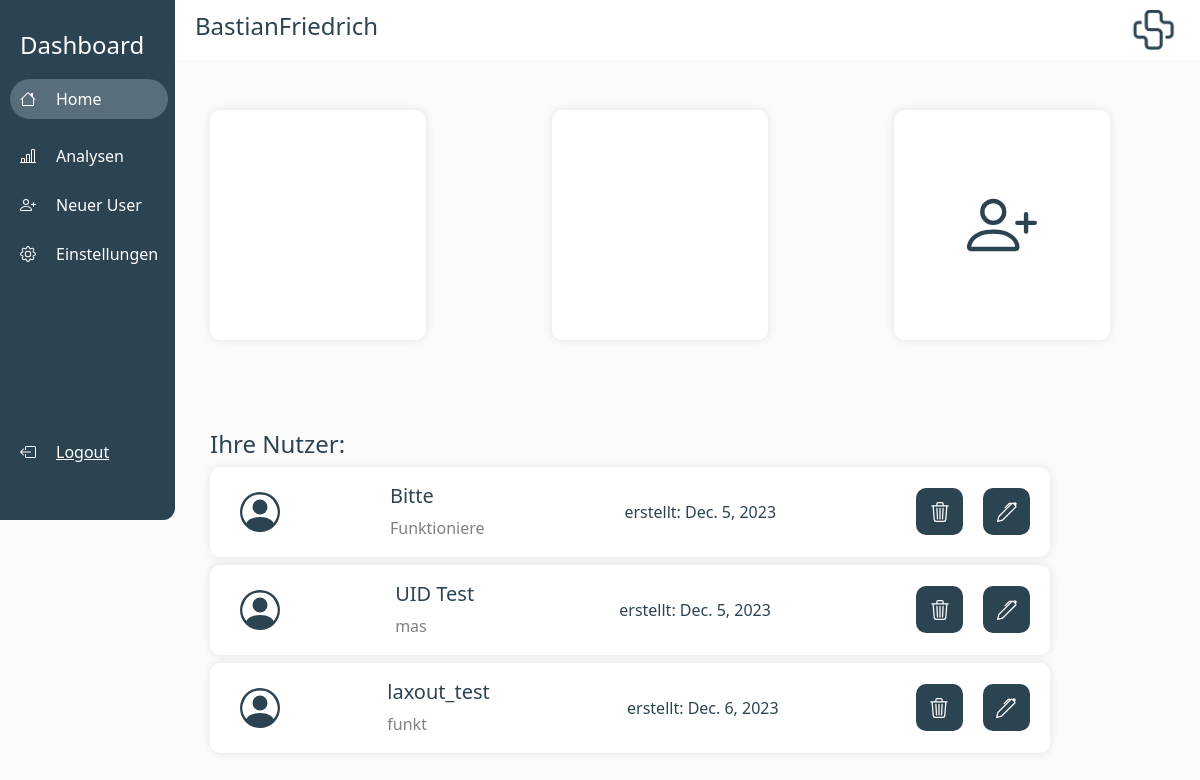
The app's page / (signed in) with its own data.
### laxout_app/models.py (models this page shows)
class Laxout_User(models.Model):
    laxout_user_name = models.CharField(max_length=200, default="")
    user_uid = models.CharField(max_length=80, default= random_string())
    access_code = models.CharField(max_length=1000, default= randomLoginCode(), blank=True, null=True)
    laxout_credits = models.IntegerField(default=0)
    creation_date = models.DateField(default= timezone.now())
    exercises = models.ManyToManyField(Laxout_Exercise)
    note = models.CharField(max_length=200, default="")
    created_by = models.ForeignKey(User, on_delete=models.CASCADE)

### laxout_app/views.py (the view)
# urls.py: 2. Add a URL to urlpatterns:  path('', views.home, name='home')
@login_required(login_url="login")
def home(request):
    users = Laxout_User.objects.all()
    user_list = []
    for user in users:
        if user.created_by == request.user:
            user_list.append(user)
    return render(
        request,
        "laxout_app/home.html",
        {"users": user_list},
    )

### laxout_app/templates/laxout_app/home.html (shortened to what this page needs)
{%extends 'laxout_app/main.html'%}
{%load crispy_forms_tags%}
{%block praxisname%}
{{user.username}}
{%endblock praxisname%}
{%block content%}
<body>
    <div class="row-basti" style="justify-content: space-between; padding-left: 30px; padding-right: 90px;">
        <div class="home-item"></div>
        <div class="home-item"></div>
        <div class="home-item" style="align-items: center; display: flex; justify-content: center;">
            <button style="background: none; border: none;" onclick="create_user()">
                <div>
                </div>
            </button>
        </div>
    </div>
    <div style=" padding-left: 30px; padding-right: 30px; padding-top: 60px; background:none; height: 600px;">
        <h4 style="color: rgb(44, 67, 81);">
            Ihre Nutzer:
        </h4>
        {% for user in users%}
        <div class="user-item" style="justify-items: center; justify-content: space-between;">
            <div style="padding-left: 30px; ">
            </div>
            <div style="padding-right: 30px;">
                <h5 style="color: rgb(44, 67, 81);">
                    {{user.laxout_user_name}}
                </h5>
                <div style="color: grey;">{{user.note}}</div>
            </div>
            <div style="padding-right: 30px;color: rgb(44, 67, 81);">
                erstellt: {{user.creation_date}}
            </div>
            <div style="flex-direction: row; display: flex;">
                <button class="delete-button"
                    style="display: flex; justify-items: center; justify-content: center; align-items: center; width: 70; font-size: 16px;"
                    onclick="delete_user('{{user.id}}')">
                </button>
                <button class="delete-button"
                    style="display: flex; justify-items: center; justify-content: center; align-items: center; width: 70; font-size: 16px;"
                    onclick="edit_user('{{user.id}}')">
                </button>
            </div>
        </div>
        {%endfor%}
    </div>
</body>
{%endblock content%}

### laxout_app/templates/laxout_app/main.html (shortened to what this page needs)
{% load static %}
<!DOCTYPE html>
<html lang="en">
<head>
    <link href="https://cdn.jsdelivr.net/npm/bootstrap@5.3.2/dist/css/bootstrap.min.css" rel="stylesheet"
>
    <link href="https://cdn.jsdelivr.net/npm/bootstrap-icons@1.19.0/font/bootstrap-icons.css" rel="stylesheet">
    <link href="https://cdnjs.cloudflare.com/ajax/libs/font-awesome/5.15.3/css/all.min.css" rel="stylesheet">
</head>
<body>
    <div class="container-left">
        <h4 style="color: white; margin-bottom: 10; margin-top: 0; margin-left: 10px;">
            Dashboard
        </h4>
        <div style="margin-right: 0px;">
            <div class="row-basti-home" style="padding-left: 10px; margin-bottom: 25px;">
                <a href="/" style="padding-left: 20px; color: white; text-decoration: none;">Home</a>
            </div>
            <div class="row-basti-analyse" style="padding-left: 10px; margin-bottom: 25px;">
                <div style="padding-left: 20px;">Analysen</div>
            </div>
            <div class="row-basti-adduser" style="padding-left: 10px; margin-bottom: 25px;">
                <a href="/create-user/" style="padding-left: 20px; color: white; text-decoration: none;">Neuer User</a>
            </div>
            <div class="row-basti-settings" style="padding-left: 10px; margin-bottom: 25px;">
                <div style="padding-left: 20px;">Einstellungen</div>
            </div>
            <div class="row-basti"
                style="padding-left: 10px; margin-bottom: 25px; background-color: rgb(44, 67, 81); height: 40px; border-radius: 30px;">
                <div style="padding-left: 20px; color: rgb(44, 67, 81);">Einstellungend</div>
            </div>
        </div>
        <div class="row-basti" style="padding-left: 10px; padding-bottom: 25px;">
            <a href="/logout" style="color: white; margin-bottom: 20; margin-top: auto;padding-left: 20px;">
                Logout
            </a>
        </div>
    </div>
    <div class="container-top">
        <div class="padding-item">
            <h4 style="color: rgb(44, 67, 81);">
                {%block praxisname%}
                {%endblock praxisname%}
            </h4>
        </div>
        <div class="padding-item">
            <img src="{%static 'images/logo3.png'%}" alt="" style="height: 40px; width: 55px;">
        </div>
    </div>
    <div style="margin-top: 110px; margin-left: 180px;">
        {%block content%}
        {%endblock content%}
    </div>
</body>
</html>

### laxout_app/templates/laxout_app/main.html (style rules this page uses)
body { background-color: rgb(251, 251, 251) !important; margin: 0px; }
.row-basti { justify-content: start; flex-direction: row; align-items: center; display: flex; }
.row-basti-home { justify-content: start; flex-direction: row; align-items: center; display: flex; }
.row-basti-home.active { justify-content: start; flex-direction: row; align-items: center; display: flex; background-color: rgba(230, 242, 255, 0.245); height: 40px; border-radius: 30px; }
.row-basti-analyse { justify-content: start; flex-direction: row; align-items: center; display: flex; }
.row-basti-adduser { justify-content: start; flex-direction: row; align-items: center; display: flex; }
.row-basti-settings { justify-content: start; flex-direction: row; align-items: center; display: flex; }
.container-left { position: fixed; top: 0; left: 0; height: 65vh; border-bottom-right-radius: 12px; width: 175px; background-color: rgb(44, 67, 81); flex-direction: column; align-items: flex-start; padding-bottom: 25px; padding-left: 10px; justify-content: space-around; padding-top: 25px; color: white; display: flex; }
.padding-item { margin-top: 30px; margin-bottom: 30px; margin-left: 20px; margin-right: 20px; }
.home-item { height: 230px; background-color: white; border-radius: 10px; width: 18vw; color: black; box-shadow: 0 0 10px rgba(0, 0, 0, 0.1); }
.user-item { height: 90px; background-color: white; margin-top: 8px; margin-bottom: 8px; border-radius: 10px; width: 70vw; color: black; box-shadow: 0 0 10px rgba(0, 0, 0, 0.1); flex-direction: row; display: flex; justify-content: center; align-items: center; }
.container-top { position: fixed; top: 0; left: 175px; display: flex; right: 0; height: 60px; background-color: rgb(255, 255, 255) !important; flex-direction: row; align-items: center; justify-content: space-between; }
.delete-button { height: 47px; width: 47px; background-color: rgb(44, 67, 81); color: white; font-size: 30px; border-radius: 10px; cursor: pointer; border: none; margin-right: 20px; }

### records on screen
Laxout_User: laxout_user_name "Bitte", note "Funktioniere", creation_date "Dec. 5, 2023"
Laxout_User: laxout_user_name "UID Test", note "mas", creation_date "Dec. 5, 2023"
Laxout_User: laxout_user_name "laxout_test", note "funkt", creation_date "Dec. 6, 2023"

### other values on screen
{{ user.username }} "BastianFriedrich"
